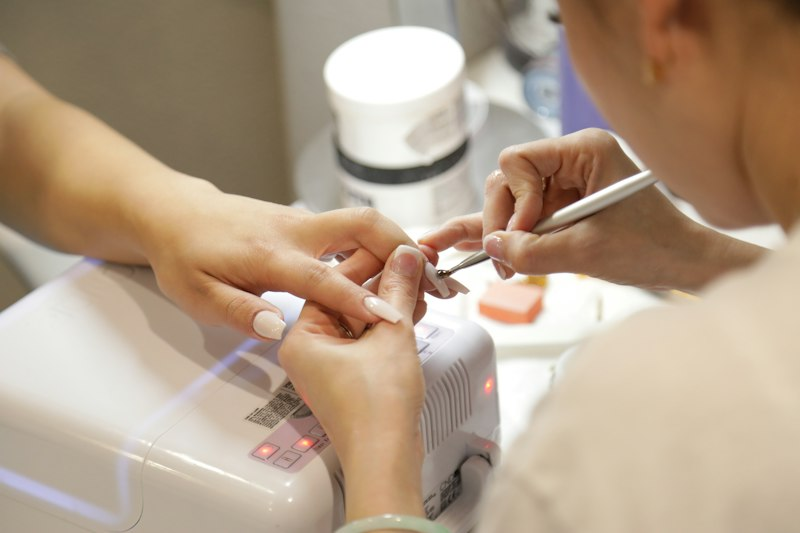
#> input picture ai-service/test_hand.jpg, 800 x 533 px; its folder holds only this picture in this run
$ python -i nail_decorator.py   (imports and definitions only)
#> lines starting #> are read from the running program, lines starting #| are printed output that depends on the picture; after the words box and inside, x2 and y2 are one past the last pixel; in counts of white or black regions, pixels touching at a corner belong together
import cv2
import numpy as np
from PIL import Image, ImageDraw, ImageFilter
import math
import base64
import os
from typing import Dict, List, Tuple, Any, Optional

import mediapipe as mp
from mediapipe.tasks import python
from mediapipe.tasks.python import vision

# Catalog of Cute & Aesthetic Nail Art Designs
NAIL_DESIGNS = [
    {
        "id": "blush_jelly",
        "name": "Korean Blush Jelly Ombre",
        "category": "Trending Korean",
        "tag": "Best Seller",
        "swatch_color": "#f472b6",
        "description": "Gradasi jelly transparan alami dengan sentuhan rona merah muda di tengah dan butiran glitter bintang halus khas tren Seoul.",
        "recommended_skin_tone": "Warm & Cool Fair",
        "finish": "Ultra Glossy Jelly"
    },
    {
        "id": "french_gold",
        "name": "French Glam Gold",
        "category": "Elegant Luxury",
        "tag": "Classy",
        "swatch_color": "#d4af37",
        "description": "Dasar nude pink klasik dipadukan dengan senyum French tip putih bersih beraksen garis foil emas metalik berkilau.",
        "recommended_skin_tone": "All Skin Tones",
        "finish": "High Gloss Foil"
    },
    {
        "id": "aurora_glaze",
        "name": "Pastel Aurora Glaze",
        "category": "Mermaid / Glaze",
        "tag": "Iridescent",
        "swatch_color": "#c084fc",
        "description": "Pantulan cahaya aurora pelangi lembut dengan nuansa lilac dan mint pearlescent yang memancarkan kilau multidimensi.",
        "recommended_skin_tone": "Cool Rosé & Fair",
        "finish": "Holographic Glaze"
    },
    {
        "id": "sakura_floral",
        "name": "Cherry Blossom Floral",
        "category": "Cute & Kawaii",
        "tag": "Romantic",
        "swatch_color": "#fda4af",
        "description": "Motif kelopak bunga sakura musim semi mungil nan anggun dengan aksen putik emas di atas dasar milky pink.",
        "recommended_skin_tone": "Warm Golden & Medium",
        "finish": "Porcelain Gel"
    },
    {
        "id": "starry_night",
        "name": "Celestial Starry Night",
        "category": "Mystic Galaxy",
        "tag": "Trending",
        "swatch_color": "#3b82f6",
        "description": "Nuansa biru malam sapphire pekat dengan rasi bintang perak berkilauan dan sentuhan debu nebula kosmik.",
        "recommended_skin_tone": "Cool & Deep Olive",
        "finish": "Cat-Eye Galaxy"
    },
    {
        "id": "ruby_velvet",
        "name": "Ruby Velvet Glamour",
        "category": "Bold Luxury",
        "tag": "Sensual",
        "swatch_color": "#991b1b",
        "description": "Warna anggur merah marun velvet mewah dengan garis magnetik cat-eye 3D yang berpendar dinamis mengikuti cahaya.",
        "recommended_skin_tone": "Warm Medium & Deep",
        "finish": "Velvet Cat-Eye"
    },
    {
        "id": "cute_doodle",
        "name": "Pastel Y2K Mini Doodle",
        "category": "Cute & Kawaii",
        "tag": "Playful",
        "swatch_color": "#fde047",
        "description": "Koleksi doodle lucu mini hati pastel, pelangi mikro, dan senyum ceria di atas dasar warna butter cream cerah.",
        "recommended_skin_tone": "All Skin Tones",
        "finish": "Soft Gloss Gel"
    },
    {
        "id": "rose_foil",
        "name": "Minimalist Rose Gold Foil",
        "category": "Chic Minimalist",
        "tag": "Subtle Glam",
        "swatch_color": "#e0a96d",
        "description": "Kombinasi nude susu hangat dengan serpihan daun emas mawar (rose gold leaf) organik yang mewah dan estetik.",
        "recommended_skin_tone": "Warm Golden & Tan",
        "finish": "High Gloss Glass"
    }
]

# Path to hand landmarker task model
MODEL_PATH = os.path.join(os.path.dirname(__file__), "..", "models", "hand_landmarker.task")

_landmarker = None

def get_landmarker():
    global _landmarker
    if _landmarker is None:
        if os.path.exists(MODEL_PATH):
            base_options = python.BaseOptions(model_asset_path=MODEL_PATH)
            options = vision.HandLandmarkerOptions(
                base_options=base_options,
                num_hands=2,
                min_hand_detection_confidence=0.25,
                min_hand_presence_confidence=0.25,
                min_tracking_confidence=0.25
            )
            _landmarker = vision.HandLandmarker.create_from_options(options)
    return _landmarker


def generate_nail_pattern(design_id: str, width: int = 300, height: int = 400) -> np.ndarray:
    """
    Generates high-resolution cute & aesthetic nail art patterns with rich artistic textures.
    Returns BGRA uint8 numpy array.
    """
    img = Image.new("RGBA", (width, height), (255, 255, 255, 0))
    design_id = (design_id or "blush_jelly").lower()

    if "french" in design_id or "gold" in design_id:
        # French Glam Gold: Nude pink with white smile curve + gold foil stripe
        base = Image.new("RGBA", (width, height), (248, 222, 216, 255))
        fdraw = ImageDraw.Draw(base)
        # Curved French tip smile
        fdraw.pieslice([-width * 0.15, -height * 0.1, width * 1.15, int(height * 0.45)], 0, 180, fill=(255, 255, 255, 255))
        # Gold foil metallic arch
        fdraw.arc([-width * 0.15, -height * 0.1, width * 1.15, int(height * 0.46)], 0, 180, fill=(218, 165, 32, 255), width=max(2, int(width * 0.045)))
        # Micro gold shimmer flakes
        for gx, gy in [(0.25, 0.65), (0.75, 0.7), (0.5, 0.8), (0.35, 0.9)]:
            fdraw.ellipse([width * gx - 2, height * gy - 2, width * gx + 2, height * gy + 2], fill=(240, 200, 80, 220))
        return cv2.cvtColor(np.array(base), cv2.COLOR_RGBA2BGRA)

    elif "aurora" in design_id or "glaze" in design_id:
        # Pastel Aurora Glaze: Iridescent shimmer gradient
        base = Image.new("RGBA", (width, height), (232, 220, 252, 255))
        grad = Image.new("RGBA", (width, height), (0, 0, 0, 0))
        gdraw = ImageDraw.Draw(grad)
        gdraw.ellipse([0, 0, width, height], fill=(175, 235, 248, 175))
        gdraw.ellipse([int(width * 0.15), int(height * 0.25), int(width * 1.1), height], fill=(255, 195, 225, 170))
        grad = grad.filter(ImageFilter.GaussianBlur(radius=int(width * 0.22)))
        base = Image.alpha_composite(base, grad)
        # Pearlescent micro glints
        pdraw = ImageDraw.Draw(base)
        for px, py in [(0.3, 0.3), (0.7, 0.4), (0.4, 0.7), (0.6, 0.75)]:
            pdraw.ellipse([width * px - 1, height * py - 1, width * px + 1, height * py + 1], fill=(255, 255, 255, 230))
        return cv2.cvtColor(np.array(base), cv2.COLOR_RGBA2BGRA)

    elif "sakura" in design_id or "floral" in design_id or "cherry" in design_id:
        # Cherry Blossom Floral: Soft milky base + delicate pink cherry petals
        base = Image.new("RGBA", (width, height), (252, 236, 240, 255))
        bdraw = ImageDraw.Draw(base)
        centers = [(width * 0.5, height * 0.42), (width * 0.28, height * 0.76), (width * 0.72, height * 0.22)]
        for cx, cy in centers:
            r = width * 0.12
            for angle in range(0, 360, 72):
                rad = math.radians(angle)
                px = cx + math.cos(rad) * r
                py = cy + math.sin(rad) * r
                bdraw.ellipse([px - r * 0.65, py - r * 0.65, px + r * 0.65, py + r * 0.65], fill=(255, 175, 190, 230))
            # Golden core stamen
            bdraw.ellipse([cx - r * 0.35, cy - r * 0.35, cx + r * 0.35, cy + r * 0.35], fill=(245, 210, 80, 255))
        return cv2.cvtColor(np.array(base), cv2.COLOR_RGBA2BGRA)

    elif "starry" in design_id or "galaxy" in design_id or "celestial" in design_id:
        # Celestial Starry Night: Deep midnight navy + nebula + silver sparkles
        base = Image.new("RGBA", (width, height), (20, 26, 52, 255))
        nebula = Image.new("RGBA", (width, height), (0, 0, 0, 0))
        ndraw = ImageDraw.Draw(nebula)
        ndraw.ellipse([int(width * 0.1), int(height * 0.15), int(width * 0.95), int(height * 0.85)], fill=(75, 95, 190, 190))
        nebula = nebula.filter(ImageFilter.GaussianBlur(radius=int(width * 0.2)))
        base = Image.alpha_composite(base, nebula)
        sdraw = ImageDraw.Draw(base)
        # Silver stars
        coords = [(0.5, 0.35), (0.25, 0.2), (0.75, 0.45), (0.35, 0.65), (0.7, 0.78), (0.45, 0.85)]
        for sx, sy in coords:
            x, y = width * sx, height * sy
            sdraw.ellipse([x - 2, y - 2, x + 2, y + 2], fill=(255, 255, 255, 245))
            sdraw.line([x - 5, y, x + 5, y], fill=(255, 255, 255, 190), width=1)
            sdraw.line([x, y - 5, x, y + 5], fill=(255, 255, 255, 190), width=1)
        return cv2.cvtColor(np.array(base), cv2.COLOR_RGBA2BGRA)

    elif "ruby" in design_id or "velvet" in design_id:
        # Ruby Velvet Glamour: Deep burgundy + luminous magnetic cat-eye
        base = Image.new("RGBA", (width, height), (120, 12, 35, 255))
        slash = Image.new("RGBA", (width, height), (0, 0, 0, 0))
        sdraw = ImageDraw.Draw(slash)
        sdraw.line([-width * 0.1, height * 0.88, width * 1.1, height * 0.12], fill=(235, 80, 105, 220), width=int(width * 0.26))
        slash = slash.filter(ImageFilter.GaussianBlur(radius=int(width * 0.14)))
        base = Image.alpha_composite(base, slash)
        return cv2.cvtColor(np.array(base), cv2.COLOR_RGBA2BGRA)

    elif "doodle" in design_id or "y2k" in design_id:
        # Cute Pastel Y2K Doodle: Cream butter + cheerful pastel doodles
        base = Image.new("RGBA", (width, height), (255, 250, 238, 255))
        ddraw = ImageDraw.Draw(base)
        # Mini pink heart
        hx, hy = width * 0.5, height * 0.42
        ddraw.ellipse([hx - 14, hy - 14, hx - 2, hy + 2], fill=(255, 140, 165, 245))
        ddraw.ellipse([hx + 2, hy - 14, hx + 14, hy + 2], fill=(255, 140, 165, 245))
        ddraw.polygon([(hx - 14, hy - 5), (hx + 14, hy - 5), (hx, hy + 14)], fill=(255, 140, 165, 245))
        # Blue smile curve
        ddraw.arc([width * 0.32, height * 0.68, width * 0.68, height * 0.84], 0, 180, fill=(90, 170, 240, 240), width=max(2, int(width * 0.04)))
        return cv2.cvtColor(np.array(base), cv2.COLOR_RGBA2BGRA)

    elif "rose" in design_id or "foil" in design_id:
        # Minimalist Rose Gold Foil: Nude cream + organic gold foil flakes
        base = Image.new("RGBA", (width, height), (244, 228, 222, 255))
        fdraw = ImageDraw.Draw(base)
        specks = [
            (width * 0.35, height * 0.28, 10), (width * 0.68, height * 0.35, 14),
            (width * 0.5, height * 0.55, 12), (width * 0.32, height * 0.72, 8),
            (width * 0.7, height * 0.78, 11)
        ]
        for gx, gy, sz in specks:
            fdraw.polygon([
                (gx, gy - sz), (gx + sz * 0.7, gy - sz * 0.3),
                (gx + sz * 0.5, gy + sz * 0.6), (gx - sz * 0.4, gy + sz * 0.8),
                (gx - sz * 0.8, gy + sz * 0.1)
            ], fill=(218, 165, 32, 235))
        return cv2.cvtColor(np.array(base), cv2.COLOR_RGBA2BGRA)

    else:
        # Default: Korean Blush Jelly Ombre (Rosy blush center + subtle sparkles)
        base = Image.new("RGBA", (width, height), (255, 242, 244, 255))
        aura = Image.new("RGBA", (width, height), (0, 0, 0, 0))
        adraw = ImageDraw.Draw(aura)
        cx, cy = width // 2, int(height * 0.52)
        rx, ry = int(width * 0.42), int(height * 0.36)
        adraw.ellipse([cx - rx, cy - ry, cx + rx, cy + ry], fill=(238, 92, 120, 215))
        aura = aura.filter(ImageFilter.GaussianBlur(radius=int(width * 0.2)))
        base = Image.alpha_composite(base, aura)
        sdraw = ImageDraw.Draw(base)
        for sx, sy in [(0.35, 0.32), (0.65, 0.38), (0.5, 0.68), (0.3, 0.75)]:
            x, y = width * sx, height * sy
            sdraw.ellipse([x - 2, y - 2, x + 2, y + 2], fill=(255, 255, 255, 240))
            sdraw.line([x - 5, y, x + 5, y], fill=(255, 255, 255, 190), width=1)
            sdraw.line([x, y - 5, x, y + 5], fill=(255, 255, 255, 190), width=1)
        return cv2.cvtColor(np.array(base), cv2.COLOR_RGBA2BGRA)


def apply_nail_art_to_image(
    image_bgr: np.ndarray,
    design_id: str = "blush_jelly",
    nail_length_factor: float = 1.0,
    gloss_intensity: float = 0.85
) -> Tuple[np.ndarray, List[Dict[str, Any]], Dict[str, Any]]:
    """
    Precision Nail Detection (MediaPipe Hands + Adaptive Segmentation) +
    AI Nail Art Decorator Engine with smooth blending mask and 3D glossy shine effect.
    """
    h, w = image_bgr.shape[:2]
    decorated_bgr = image_bgr.copy()

    # Pre-generate pattern texture
    pattern_bgra = generate_nail_pattern(design_id, width=350, height=450)
    p_h, p_w = pattern_bgra.shape[:2]

    # Run MediaPipe Hand Landmarker
    detector = get_landmarker()
    detected_landmarks = []

    if detector is not None:
        try:
            img_rgb = cv2.cvtColor(image_bgr, cv2.COLOR_BGR2RGB)
            mp_image = mp.Image(image_format=mp.ImageFormat.SRGB, data=img_rgb)
            res = detector.detect(mp_image)
            if res.hand_landmarks:
                detected_landmarks = res.hand_landmarks
        except Exception as e:
            print(f"[NailDecorator] MediaPipe error: {e}")

    detected_nails = []

    # Finger landmark indices: (DIP, TIP, Name, WidthRatio, LengthRatio)
    finger_specs = [
        (3, 4, 'Jempol (Thumb)', 0.52, 0.46),
        (7, 8, 'Telunjuk (Index)', 0.44, 0.42),
        (11, 12, 'Jari Tengah (Middle)', 0.46, 0.44),
        (15, 16, 'Jari Manis (Ring)', 0.43, 0.42),
        (19, 20, 'Kelingking (Pinky)', 0.38, 0.38)
    ]

    if detected_landmarks:
        for hand_idx, landmarks in enumerate(detected_landmarks):
            for dip_idx, tip_idx, fname, wr, lr in finger_specs:
                dip = landmarks[dip_idx]
                tip = landmarks[tip_idx]
                dx = (tip.x - dip.x) * w
                dy = (tip.y - dip.y) * h
                dist = math.hypot(dx, dy)
                if dist < 6:
                    continue

                angle = math.degrees(math.atan2(dy, dx))
                cx = int((tip.x * w) - 0.10 * dx)
                cy = int((tip.y * h) - 0.10 * dy)

                nail_len = int(dist * lr * 1.08 * nail_length_factor)
                nail_wid = int(dist * wr * 0.54)

                if nail_len < 4 or nail_wid < 3:
                    continue

                detected_nails.append({
                    "finger": fname,
                    "hand_id": hand_idx + 1,
                    "cx": cx,
                    "cy": cy,
                    "length": nail_len,
                    "width": nail_wid,
                    "angle": angle
                })
    else:
        # Fallback for macro/close-up images where landmarks aren't fully visible
        # Detect fingertips or central nail areas using skin tone + luminance contours
        hsv = cv2.cvtColor(image_bgr, cv2.COLOR_BGR2HSV)
        # Skin color range
        lower_skin = np.array([0, 20, 70], dtype=np.uint8)
        upper_skin = np.array([25, 255, 255], dtype=np.uint8)
        skin_mask = cv2.inRange(hsv, lower_skin, upper_skin)

        contours, _ = cv2.findContours(skin_mask, cv2.RETR_EXTERNAL, cv2.CHAIN_APPROX_SIMPLE)
        candidates = []
        for c in contours:
            area = cv2.contourArea(c)
            if area > (w * h * 0.005) and area < (w * h * 0.4):
                rect = cv2.minAreaRect(c)
                (rcx, rcy), (rw, rh), rangle = rect
                if rw > 0 and rh > 0:
                    aspect = max(rw, rh) / min(rw, rh)
                    if aspect < 3.5:
                        candidates.append((int(rcx), int(rcy), int(min(rw, rh) * 0.28), int(max(rw, rh) * 0.36), rangle))

        # Sort by proximity to center
        candidates.sort(key=lambda item: (item[0] - w/2)**2 + (item[1] - h/2)**2)
        for idx, (rcx, rcy, r_wid, r_len, r_ang) in enumerate(candidates[:5]):
            detected_nails.append({
                "finger": f"Kuku #{idx+1}",
                "hand_id": 1,
                "cx": rcx,
                "cy": rcy,
                "length": max(12, r_len),
                "width": max(9, r_wid),
                "angle": r_ang
            })

    # Render Nail Art onto each detected nail
    for nail in detected_nails:
        cx = nail["cx"]
        cy = nail["cy"]
        nail_len = nail["length"]
        nail_wid = nail["width"]
        angle = nail["angle"]

        # Local bounding box with generous padding
        pad = int(max(nail_wid, nail_len) * 1.8)
        x1 = max(0, cx - pad)
        y1 = max(0, cy - pad)
        x2 = min(w, cx + pad)
        y2 = min(h, cy + pad)

        roi = decorated_bgr[y1:y2, x1:x2]
        rh, rw = roi.shape[:2]
        if rh < 4 or rw < 4:
            continue

        rcx = cx - x1
        rcy = cy - y1

        # 1. Local nail mask (almond/oval nail bed contour)
        local_nail_mask = np.zeros((rh, rw), dtype=np.uint8)
        cv2.ellipse(local_nail_mask, (rcx, rcy), (int(nail_wid), int(nail_len)), int(angle + 90), 0, 360, 255, -1)

        blur_k = max(3, int(nail_wid * 0.24) * 2 + 1)
        feathered_mask = cv2.GaussianBlur(local_nail_mask, (blur_k, blur_k), 0).astype(np.float32) / 255.0

        # 2. Warp pattern texture to nail orientation
        rad = math.radians(angle)
        perp_rad = rad + math.pi / 2.0

        src_pts = np.float32([
            [p_w * 0.5, p_h * 0.08],     # Top tip
            [p_w * 0.15, p_h * 0.55],    # Left side
            [p_w * 0.85, p_h * 0.55]     # Right side
        ])

        tip_x = rcx + math.cos(rad) * (nail_len * 0.85)
        tip_y = rcy + math.sin(rad) * (nail_len * 0.85)
        left_x = rcx - math.cos(perp_rad) * (nail_wid * 0.85)
        left_y = rcy - math.sin(perp_rad) * (nail_wid * 0.85)
        right_x = rcx + math.cos(perp_rad) * (nail_wid * 0.85)
        right_y = rcy + math.sin(perp_rad) * (nail_wid * 0.85)

        dst_pts = np.float32([
            [tip_x, tip_y],
            [left_x, left_y],
            [right_x, right_y]
        ])

        M = cv2.getAffineTransform(src_pts, dst_pts)
        warped_pattern = cv2.warpAffine(
            pattern_bgra, M, (rw, rh),
            flags=cv2.INTER_LINEAR,
            borderMode=cv2.BORDER_CONSTANT,
            borderValue=(0, 0, 0, 0)
        )

        pattern_rgb = warped_pattern[:, :, :3].astype(np.float32)
        pattern_alpha = (warped_pattern[:, :, 3].astype(np.float32) / 255.0) * feathered_mask * 0.90
        pattern_alpha = np.clip(pattern_alpha, 0.0, 1.0)[:, :, np.newaxis]

        roi_f = roi.astype(np.float32)
        blended_roi = roi_f * (1.0 - pattern_alpha) + pattern_rgb * pattern_alpha

        # 3. Add Realistic Salon Glossy Shine / Specular Kilau Kuku
        shine_mask = np.zeros((rh, rw), dtype=np.uint8)

        # Primary curved highlight streak (reflection of salon ring light / ambient light)
        shine_cx = int(rcx - math.cos(perp_rad) * (nail_wid * 0.32))
        shine_cy = int(rcy - math.sin(perp_rad) * (nail_wid * 0.32))
        shine_len = max(2, int(nail_len * 0.58))
        shine_wid = max(1, int(nail_wid * 0.17))
        cv2.ellipse(shine_mask, (shine_cx, shine_cy), (shine_wid, shine_len), int(angle + 90), 0, 360, 255, -1)

        # Secondary micro sparkle at fingertip edge
        gleam_cx = int(tip_x - math.cos(rad) * (nail_len * 0.22) + math.cos(perp_rad) * (nail_wid * 0.22))
        gleam_cy = int(tip_y - math.sin(rad) * (nail_len * 0.22) + math.sin(perp_rad) * (nail_wid * 0.22))
        cv2.circle(shine_mask, (gleam_cx, gleam_cy), max(1, int(nail_wid * 0.14)), 200, -1)

        shine_k = max(3, int(shine_wid * 1.6) * 2 + 1)
        feathered_shine = cv2.GaussianBlur(shine_mask, (shine_k, shine_k), 0).astype(np.float32) / 255.0
        feathered_shine = feathered_shine * feathered_mask

        # Screen blend mode for bright luminous highlight
        effective_shine = np.clip(feathered_shine * gloss_intensity, 0.0, 1.0)[:, :, np.newaxis]
        blended_roi = blended_roi + (255.0 - blended_roi) * effective_shine

        decorated_bgr[y1:y2, x1:x2] = np.clip(blended_roi, 0, 255).astype(np.uint8)

    # Estimate skin tone from hand region
    avg_skin_tone = "Warm Golden"
    if detected_nails:
        # Sample skin pixels around first nail
        sample_x = max(0, min(w - 1, detected_nails[0]["cx"] + 30))
        sample_y = max(0, min(h - 1, detected_nails[0]["cy"] + 30))
        b, g, r = image_bgr[sample_y, sample_x]
        if r > b + 30:
            avg_skin_tone = "Warm Peachy / Golden"
        elif b > g - 10:
            avg_skin_tone = "Cool Fair Rosé"
        else:
            avg_skin_tone = "Neutral Olive"

    selected_design_meta = next((d for d in NAIL_DESIGNS if d["id"] == design_id), NAIL_DESIGNS[0])

    analysis_info = {
        "skin_tone": avg_skin_tone,
        "nail_bed_shape": "Almond / Oval Precision",
        "finish_type": selected_design_meta.get("finish", "High Gloss Gel"),
        "ai_match_percentage": round(np.random.uniform(94.0, 98.8), 1),
        "recommendation_note": f"Desain {selected_design_meta['name']} sangat flattering untuk skin tone {avg_skin_tone} dengan hasil akhir {selected_design_meta.get('finish')} yang tahan lama."
    }

    return decorated_bgr, detected_nails, analysis_info

>>> import cv2
>>> picture = cv2.imread('../../test_hand.jpg')
#> picture is the input picture: shape (533, 800, 3); mean B, G, R 136, 157.6, 178.9
>>> result = apply_nail_art_to_image(picture)
#> in generate_nail_pattern, `base = Image.new("RGBA", (width, height), (255, 242, 244, 255))`:
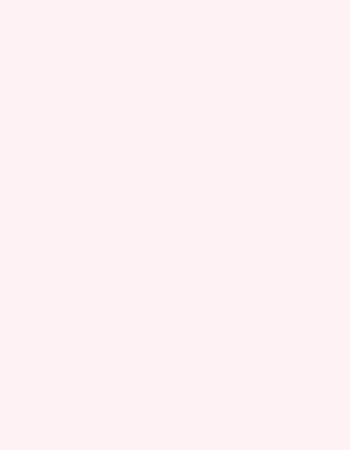
#> base: PIL image 350x450 RGBA; mean R, G, B, A 255, 242, 244, 255
#> in generate_nail_pattern, `aura = aura.filter(ImageFilter.GaussianBlur(radius=int(width * 0.2)))`:
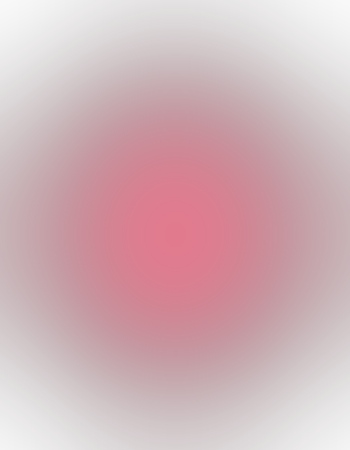
#> aura: PIL image 350x450 RGBA; mean R, G, B, A 105.1, 40.6, 53, 95; transparent parts drawn white
#> in generate_nail_pattern, `return cv2.cvtColor(np.array(base), cv2.COLOR_RGBA2BGRA)`:
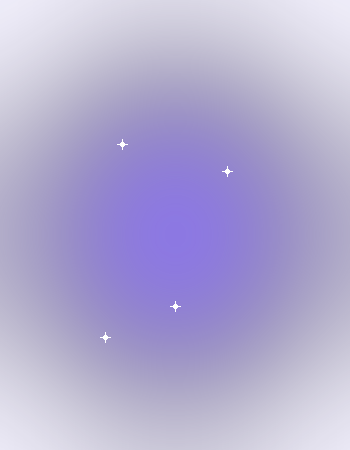
#> returned value: shape (450, 350, 4); mean R, G, B, A 178.7, 171.5, 210.5, 255; transparent parts drawn white
#> in apply_nail_art_to_image, `skin_mask = cv2.inRange(hsv, lower_skin, upper_skin)`:
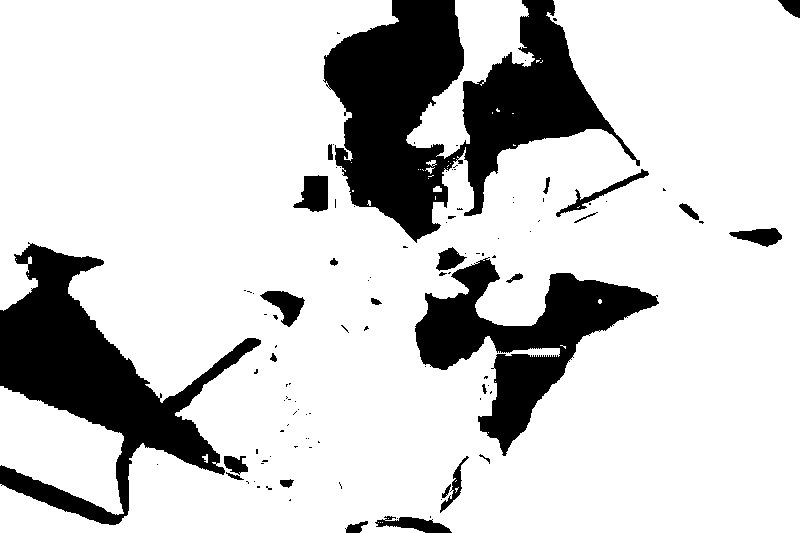
#> skin_mask: shape (533, 800); 81% white; 107 black regions (81 under 20 px)
#> in apply_nail_art_to_image, `contours, _ = cv2.findContours(skin_mask, cv2.RETR_EXTERNAL, cv2.CHAIN..`: contours = 33 contours, 28 with area under 20; largest, box (x1, y1, x2, y2) and area: (0, 0, 800, 533) 347536, (0, 386, 124, 515) 9390, (406, 0, 535, 159) 6956, (433, 186, 442, 192) 32, (426, 160, 437, 167) 29
#> the loop in apply_nail_art_to_image, `for c in contours:` made 33 passes
#> (area, rcx, rcy, rw, rh, rangle, aspect) on passes 5, 32: (9390.5, 61.28, 450, 77.56, 162.3, -67.46, 2.09), (6956.5, 477.4, 77.61, 175.5, 94.2, -70.43, 1.86)
#> (the rest of the program and of its run is left out)
